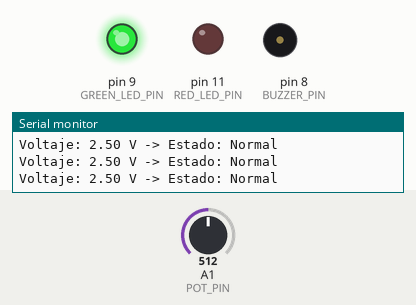
Recording of a program running on a simulated Arduino Mega 2560, built with avr-gcc and run on an emulated ATmega2560. Shown: output pins drawn as LEDs (lit = HIGH), buzzer (waves = sounding), the last lines printed to the serial monitor. Inputs (shaded band) come from the test bench; at power-on: A1 (POT_PIN) = 512.

Above: at 1.2 s.
1.3 s: A1 (POT_PIN) set to 809
2.8 s: A1 (POT_PIN) set to 826
At 3.6 s:
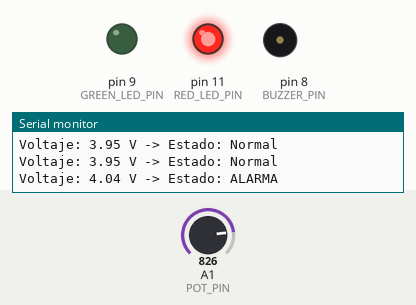
5.8 s: A1 (POT_PIN) set to 716
At 6.7 s:
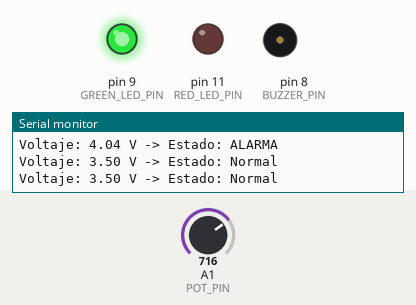
7.7 s: A1 (POT_PIN) set to 900
At 7.81 s:
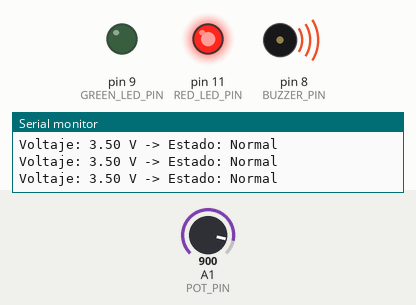
Timing chart, 0 to 11.7 s (numbered marks = the images above; inputs shaded):
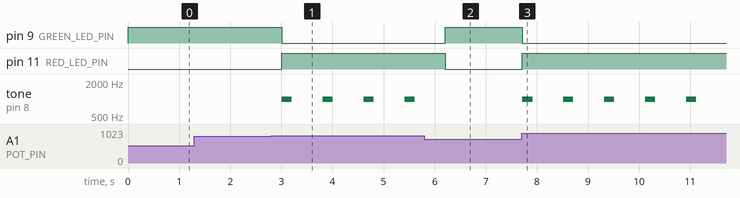

Measured:
- the behaviour switches between 818 and 819 on A1 (POT_PIN) (found by bisection; images 0 and 1)
- after the input at 2.8 s, pin 9 (GREEN_LED_PIN): HIGH → LOW after 0.21 s; pin 11 (RED_LED_PIN): LOW → HIGH after 0.21 s; tone on pin 8 (BUZZER_PIN): alternates 1000 Hz for 0.20 s and silent for 0.60 s, starting after 0.21 s
- after the input at 5.8 s, pin 9 (GREEN_LED_PIN): LOW → HIGH after 0.41 s; pin 11 (RED_LED_PIN): HIGH → LOW after 0.41 s; tone on pin 8 (BUZZER_PIN): stops changing and stays silent
- after the input at 7.7 s, pin 9 (GREEN_LED_PIN): HIGH → LOW at once; pin 11 (RED_LED_PIN): LOW → HIGH at once; tone on pin 8 (BUZZER_PIN): alternates 1000 Hz for 0.20 s and silent for 0.60 s, starting at once

The program:

main.cpp
```cpp
#include <Arduino.h>

const int POT_PIN = A1;      // Pin del potenciómetro
const int RED_LED_PIN = 11;  // LED indicador
const int GREEN_LED_PIN = 9; // LED indicador
const int BUZZER_PIN = 8;    // Pin del buzzer
float vOut = 0.0;            // Voltaje calculado
int analogValue = 0;         // Valor analógico leído

const float THRESHOLD = 4.0; // Umbral de activación (en voltios)

void playAlarmTone()
{
  tone(BUZZER_PIN, 1000);
  delay(200);
  noTone(BUZZER_PIN);
  delay(300);
}

void setup()
{
  pinMode(POT_PIN, INPUT);
  pinMode(RED_LED_PIN, OUTPUT);
  pinMode(GREEN_LED_PIN, OUTPUT);
  pinMode(BUZZER_PIN, OUTPUT);
  Serial.begin(9600);
}

void loop()
{
  analogValue = analogRead(POT_PIN);
  vOut = (analogValue * 5.0) / 1023.0;

  if (vOut >= THRESHOLD)
  {
    digitalWrite(RED_LED_PIN, HIGH);
    digitalWrite(GREEN_LED_PIN, LOW);
    playAlarmTone();
  }
  else
  {
    digitalWrite(RED_LED_PIN, LOW);
    digitalWrite(GREEN_LED_PIN, HIGH);
    noTone(BUZZER_PIN); // Apaga el buzzer
  }

  Serial.print("Voltaje: ");
  Serial.print(vOut);
  Serial.print(" V -> Estado: ");
  Serial.println(vOut >= THRESHOLD ? "ALARMA" : "Normal");

  delay(300);
}
```
